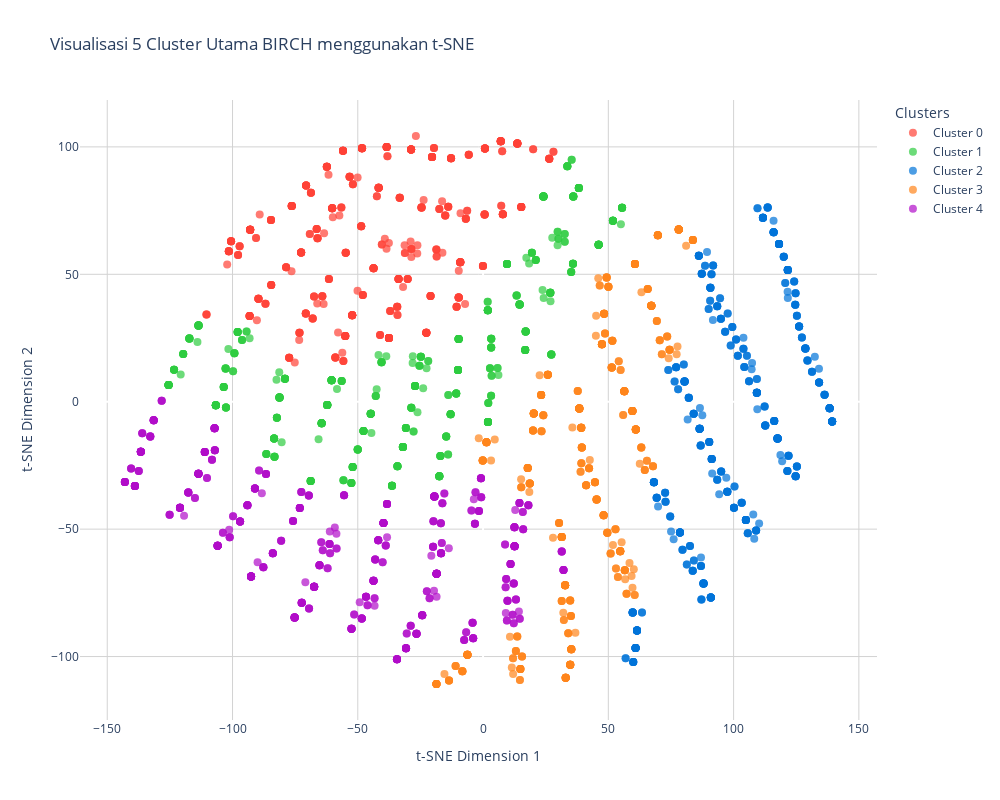

This figure's notebook cell:
### Code cell
from sklearn.manifold import TSNE

def visualize_clusters_tsne(df, clusters):
    features = ['Jumlah_Stok', 'Jumlah_Terjual', 'Persentase_Jumlah_Terjual']
    df_numeric = df[features].copy()
    
    # Konversi kolom ke tipe numerik dan tangani nilai yang hilang
    for col in df_numeric.columns:
        df_numeric[col] = pd.to_numeric(df_numeric[col], errors='coerce')
    
    df_numeric = df_numeric.fillna(df_numeric.median())
    X_normalized = (df_numeric.values - df_numeric.values.mean(axis=0)) / df_numeric.values.std(axis=0)
    
    tsne = TSNE(n_components=2, random_state=42)
    X_tsne = tsne.fit_transform(X_normalized)
    
    df_plot = df[['Merek', 'Tipe', 'Kategori_Penjualan']].copy()
    df_plot['x'] = X_tsne[:, 0]
    df_plot['y'] = X_tsne[:, 1]
    df_plot['Cluster'] = clusters
    
    color_map = {
        0: '#FF4136',  
        1: '#2ECC40',  
        2: '#0074D9',  
        3: '#FF851B',  
        4: '#B10DC9',  
    }
    
    fig = go.Figure()

    for cluster in range(5):  
        cluster_data = df_plot[df_plot['Cluster'] == cluster]
        fig.add_trace(go.Scatter(
            x=cluster_data['x'],
            y=cluster_data['y'],
            mode='markers',
            marker=dict(size=8, color=color_map[cluster], opacity=0.7),
            text=cluster_data['Merek'] + ' - ' + cluster_data['Tipe'] + '<br>Kategori: ' + cluster_data['Kategori_Penjualan'],
            hoverinfo='text',
            name=f'Cluster {cluster}'
        ))

    fig.update_layout(
        title='Visualisasi 5 Cluster Utama BIRCH menggunakan t-SNE',
        xaxis_title='t-SNE Dimension 1',
        yaxis_title='t-SNE Dimension 2',
        legend_title='Clusters',
        height=800,
        width=1000,
        plot_bgcolor='white',
        paper_bgcolor='white',
        font=dict(size=12)
    )

    fig.update_xaxes(showgrid=True, gridwidth=1, gridcolor='LightGrey')
    fig.update_yaxes(showgrid=True, gridwidth=1, gridcolor='LightGrey')

    fig.show()

    cluster_stats = df_plot.groupby('Cluster').agg({
        'Merek': 'count',
        'Kategori_Penjualan': lambda x: x.value_counts().index[0]
    }).rename(columns={'Merek': 'Jumlah Data', 'Kategori_Penjualan': 'Kategori Dominan'})
    
    display(cluster_stats)

visualize_clusters_tsne(df_klastering, clusters)

### Figure 1 — Plotly figure (JSON) as saved in the notebook; plotly's stock layout.template omitted (floating-point values rounded to 4 significant figures; data arrays with more than 128 entries replaced by an {"elided": "..."} marker saying what was removed)
{"data": [{"hoverinfo": "text", "marker": {"color": "#FF4136", "opacity": 0.7, "size": 8}, "mode": "markers", "name": "Cluster 0", "text": {"elided": "475 str values"}, "type": "scatter", "x": {"elided": "475 float values"}, "y": {"elided": "475 float values"}}, {"hoverinfo": "text", "marker": {"color": "#2ECC40", "opacity": 0.7, "size": 8}, "mode": "markers", "name": "Cluster 1", "text": {"elided": "523 str values"}, "type": "scatter", "x": {"elided": "523 float values"}, "y": {"elided": "523 float values"}}, {"hoverinfo": "text", "marker": {"color": "#0074D9", "opacity": 0.7, "size": 8}, "mode": "markers", "name": "Cluster 2", "text": {"elided": "463 str values"}, "type": "scatter", "x": {"elided": "463 float values"}, "y": {"elided": "463 float values"}}, {"hoverinfo": "text", "marker": {"color": "#FF851B", "opacity": 0.7, "size": 8}, "mode": "markers", "name": "Cluster 3", "text": {"elided": "467 str values"}, "type": "scatter", "x": {"elided": "467 float values"}, "y": {"elided": "467 float values"}}, {"hoverinfo": "text", "marker": {"color": "#B10DC9", "opacity": 0.7, "size": 8}, "mode": "markers", "name": "Cluster 4", "text": {"elided": "520 str values"}, "type": "scatter", "x": {"elided": "520 float values"}, "y": {"elided": "520 float values"}}], "layout": {"font": {"size": 12}, "height": 800, "legend": {"title": {"text": "Clusters"}}, "paper_bgcolor": "white", "plot_bgcolor": "white", "title": {"text": "Visualisasi 5 Cluster Utama BIRCH menggunakan t-SNE"}, "width": 1000, "xaxis": {"gridcolor": "LightGrey", "gridwidth": 1, "showgrid": true, "title": {"text": "t-SNE Dimension 1"}}, "yaxis": {"gridcolor": "LightGrey", "gridwidth": 1, "showgrid": true, "title": {"text": "t-SNE Dimension 2"}}}}
